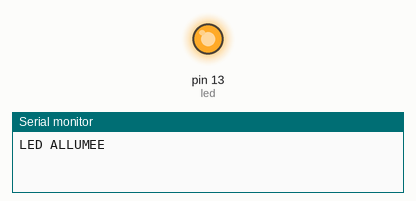
Simulated run of this sketch. Board: Arduino Uno, built with avr-gcc and run on an emulated ATmega328P. Parts: output pins drawn as LEDs (lit = HIGH), the last lines printed to the serial monitor.

Above: at 0.5 s.
At 31.0 s:
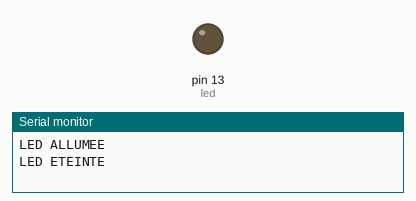
Timing chart, 0 to 79.3 s (numbered marks = the images above):
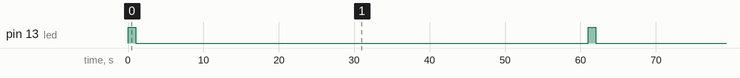

The sketch:

Test_Led.ino
```cpp
#define led 13

void setup() {
  Serial.begin(9600);
  pinMode (led, OUTPUT);
}

void loop() {
  digitalWrite (led, 1);
  Serial.println("LED ALLUMEE");
  delay (1000);
  digitalWrite (led, 0);
  Serial.println("LED ETEINTE");
  delay (60000);
}
```

Measured:
- by itself, pin 13 (led): alternates HIGH for 1.0 s and LOW for 60.0 s
